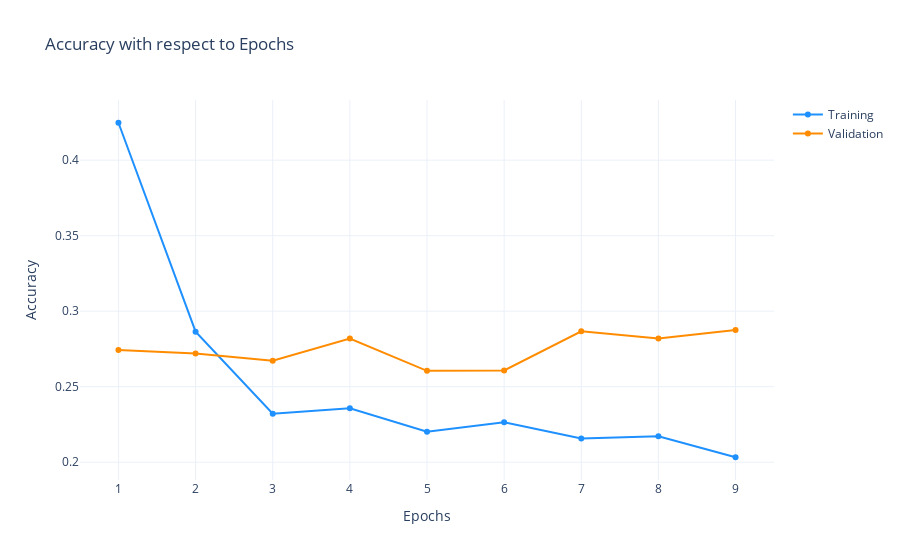

The notebook cell this image was saved under:
### Code cell
display_training_curves(
    model_history.history['loss'], 
    model_history.history['val_loss'], 
    'validation')

### Figure 1 — Plotly figure (JSON) as saved in the notebook; plotly's stock layout.template omitted (floating-point values rounded to 4 significant figures)
{"data": [{"marker": {"color": "dodgerblue"}, "mode": "lines+markers", "name": "Training", "type": "scatter", "x": [1, 2, 3, 4, 5, 6, 7, 8, 9, 10, 11, 12, 13, 14, 15, 16, 17, 18, 19, 20, 21, 22, 23, 24, 25, 26, 27, 28, 29, 30], "y": [0.4248, 0.2864, 0.2321, 0.2357, 0.2202, 0.2264, 0.2157, 0.2172, 0.2033]}, {"marker": {"color": "darkorange"}, "mode": "lines+markers", "name": "Validation", "type": "scatter", "x": [1, 2, 3, 4, 5, 6, 7, 8, 9, 10, 11, 12, 13, 14, 15, 16, 17, 18, 19, 20, 21, 22, 23, 24, 25, 26, 27, 28, 29, 30], "y": [0.2743, 0.2719, 0.2671, 0.2818, 0.2605, 0.2607, 0.2866, 0.2819, 0.2875]}], "layout": {"title": {"text": "Accuracy with respect to Epochs"}, "xaxis": {"title": {"text": "Epochs"}}, "yaxis": {"title": {"text": "Accuracy"}}}}
